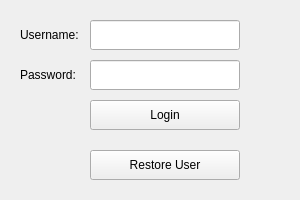
<?xml version="1.0" encoding="UTF-8"?>
<ui version="4.0">
 <class>LoginWindow</class>
 <widget class="QMainWindow" name="LoginWindow">
  <property name="geometry">
   <rect>
    <x>0</x>
    <y>0</y>
    <width>300</width>
    <height>200</height>
   </rect>
  </property>
  <property name="windowTitle">
   <string>Login</string>
  </property>
  <widget class="QWidget" name="centralwidget">
   <widget class="QLabel" name="usernameLabel">
    <property name="geometry">
     <rect>
      <x>20</x>
      <y>20</y>
      <width>60</width>
      <height>30</height>
     </rect>
    </property>
    <property name="text">
     <string>Username:</string>
    </property>
   </widget>
   <widget class="QLabel" name="passwordLabel">
    <property name="geometry">
     <rect>
      <x>20</x>
      <y>60</y>
      <width>60</width>
      <height>30</height>
     </rect>
    </property>
    <property name="text">
     <string>Password:</string>
    </property>
   </widget>
   <widget class="QLineEdit" name="usernameInput">
    <property name="geometry">
     <rect>
      <x>90</x>
      <y>20</y>
      <width>150</width>
      <height>30</height>
     </rect>
    </property>
   </widget>
   <widget class="QLineEdit" name="passwordInput">
    <property name="geometry">
     <rect>
      <x>90</x>
      <y>60</y>
      <width>150</width>
      <height>30</height>
     </rect>
    </property>
    <property name="echoMode">
     <enum>QLineEdit::Password</enum>
    </property>
   </widget>
   <widget class="QPushButton" name="loginButton">
    <property name="geometry">
     <rect>
      <x>90</x>
      <y>100</y>
      <width>150</width>
      <height>30</height>
     </rect>
    </property>
    <property name="text">
     <string>Login</string>
    </property>
   </widget>
   <widget class="QPushButton" name="restoreUserButton">
    <property name="geometry">
     <rect>
      <x>90</x>
      <y>150</y>
      <width>150</width>
      <height>30</height>
     </rect>
    </property>
    <property name="text">
     <string>Restore User</string>
    </property>
   </widget>
  </widget>
 </widget>
 <resources/>
 <connections/>
</ui>
